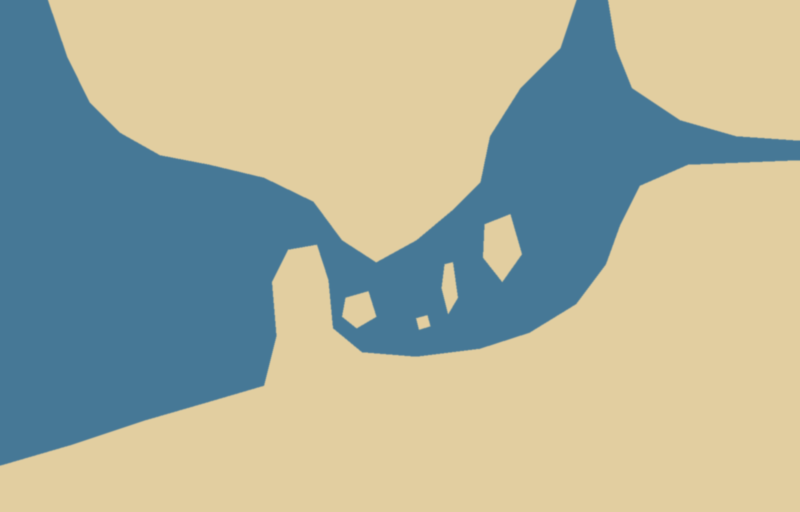
#> input picture art/guide/map_guide.png, 1600 x 1024 px (shown at 1/2 size)
$ python compose_map.py
#> lines starting #> are read from the running program, lines starting #| are printed output that depends on the picture; after the words box and inside, x2 and y2 are one past the last pixel; in counts of white or black regions, pixels touching at a corner belong together
#!/usr/bin/env python3
"""Seekarte aus Einzelflächen montieren, Küsten exakt nach art/guide/map_guide.png.

    python3 tools/compose_map.py        # schreibt art/incoming/map_base.png und map_winter.png

Warum Montage statt Bild-zu-Bild: Mit FLUX.2 klein in Draw Things kommt die Vorlage bis etwa 93 % Stärke
fast unverändert zurück, bei 100 % verschieben sich die Küsten. Deshalb malt Draw Things Land und See
einzeln (art/map_parts/, Ränder schon beschnitten), und dieses Skript setzt sie über die Maske der Vorlage
zusammen: Tuschekontur, Wasserlinien entlang der Küste, Küstentönung und Vignette per Code.
Seeschlange: art/incoming/map_serpent.png (freigestellt), wird in die offene Nordsee gesetzt.
Danach wie immer: python3 tools/import_art.py

Prompts der Flächen (FLUX.2 klein 4B, 8 Schritte, CFG 1, 1600 x 1024, je 8 % Rand abgeschnitten):
  land.jpg         Seed 4713: aged warm parchment background of an antique 15th century hand-painted map, tiny scattered
                   ink illustrations of small hills, little clusters of trees and small fields, drawn small and evenly
                   distributed with plenty of plain parchment between them, fine ink hatching, watercolor wash in muted
                   greens and ochre, top-down map view, no ships, no compass rose, no roads, no rivers, no coastline,
                   no water, no frame, no text
  land_winter.jpg  Seed 4713: dasselbe im Winter (small snowy hills, snow-covered pine trees, light dusting of snow),
                   danach 28 % kühles Weiß darübergelegt
  sea.jpg          Seed 4711 (7 % Rand): open sea painted in muted teal-blue watercolor with fine engraved wave lines
                   evenly across the whole surface, a few small sailing ships, top-down map view, no land, no coastline
  ice.jpg          Seed 4711 (7 % Rand): cold grey-blue sea covered with pale ice floes, fine engraved wave lines
                   between the floes, frosty atmosphere, top-down map view, no land, no coastline
"""
import os

import numpy as np
from PIL import Image
from scipy import ndimage

ROOT = os.path.dirname(os.path.dirname(os.path.abspath(__file__)))
PARTS = os.path.join(ROOT, 'art', 'map_parts')
INCOMING = os.path.join(ROOT, 'art', 'incoming')
GUIDE = os.path.join(ROOT, 'art', 'guide', 'map_guide.png')
SERPENT_AT = (215, 470)     # offene Nordsee, weit weg von allen Städten


def load(name, size):
    return np.array(Image.open(os.path.join(PARTS, name)).convert('RGB').resize(size, Image.LANCZOS)).astype(float)


def ink(img, a, col):
    a = np.clip(a, 0, 1)[..., None]
    return img * (1 - a) + np.array(col, float) * a


def winter_sea(sea, ice):
    """Westen: Sommer-See kalt getönt; nördliche und östliche Ostsee: Eis, weich übergeblendet."""
    h, w = sea.shape[:2]
    cold = (sea * 0.45 + sea.mean(-1, keepdims=True) * 0.55) * np.array([0.88, 0.97, 1.08])
    yy, xx = np.mgrid[0:h, 0:w]
    wgt = np.clip((xx - 820) / 260, 0, 1)
    wgt = np.maximum(wgt, np.clip((xx - 900) / 200, 0, 1) * np.clip((420 - yy) / 160, 0, 1))
    wgt = np.maximum(wgt, np.clip((380 - yy) / 160, 0, 1) * (xx > 950))
    return cold * (1 - wgt[..., None]) + ice * wgt[..., None]


def compose(land, sea, is_sea, winter):
    h, w = is_sea.shape
    d_sea = ndimage.distance_transform_edt(is_sea)      # Abstand zur Küste, auf See
    d_land = ndimage.distance_transform_edt(~is_sea)    # Abstand zur Küste, an Land
    alpha = ndimage.gaussian_filter(is_sea.astype(float), 1.0)[..., None]
    img = land * (1 - alpha) + sea * alpha
    # Küstentönung an Land
    img = ink(img, np.exp(-d_land / 14.0) * (~is_sea) * 0.22, (150, 160, 170) if winter else (150, 120, 85))
    # Wasserlinien parallel zur Küste (Portolan-Stil)
    col = (60, 75, 90) if winter else (40, 60, 62)
    for k, op in enumerate([0.55, 0.38, 0.25, 0.15], start=1):
        img = ink(img, np.clip(1 - np.abs(d_sea - k * 7.0) / 0.9, 0, 1) * is_sea * op, col)
    # Tuschekontur
    coast = np.maximum(np.clip(1 - np.abs(d_land - 0.5) / 1.6, 0, 1) * (~is_sea), np.clip(1 - d_sea / 1.2, 0, 1) * is_sea)
    img = ink(img, coast * 0.85, (55, 38, 24))
    # Vignette
    yy, xx = np.mgrid[0:h, 0:w]
    r = np.sqrt(((xx - w / 2) / (w / 2)) ** 2 + ((yy - h / 2) / (h / 2)) ** 2)
    img = img * (1 - 0.28 * np.clip(r - 0.75, 0, 1) ** 1.5)[..., None]
    return Image.fromarray(np.clip(img, 0, 255).astype(np.uint8))


def main():
    g = np.array(Image.open(GUIDE).convert('RGB')).astype(int)
    is_sea = g[..., 2] > g[..., 0]                       # Vorlage: See blau, Land beige
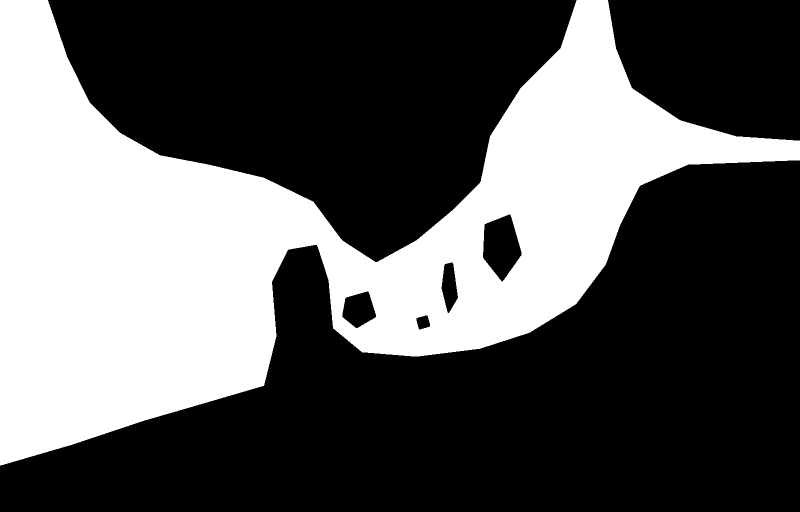
#> is_sea: shape (1024, 1600) bool (shown at 1/2 size); 35.8% white; 1 white region, box (x1, y1, x2, y2) and area: (0, 0, 1600, 931) 586505
    size = (g.shape[1], g.shape[0])
#> size = (1600, 1024)
    sea = load('sea.jpg', size)
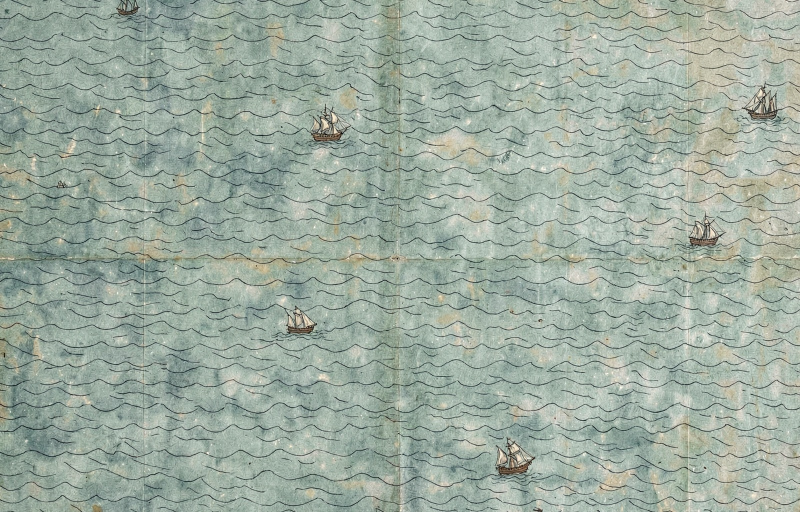
#> input picture art/map_parts/sea.jpg, 1600 x 1024 px (shown at 1/2 size)

    summer = compose(load('land.jpg', size), sea, is_sea, False)
#> call 2 of load, with name = 'land.jpg', size = (1600, 1024)
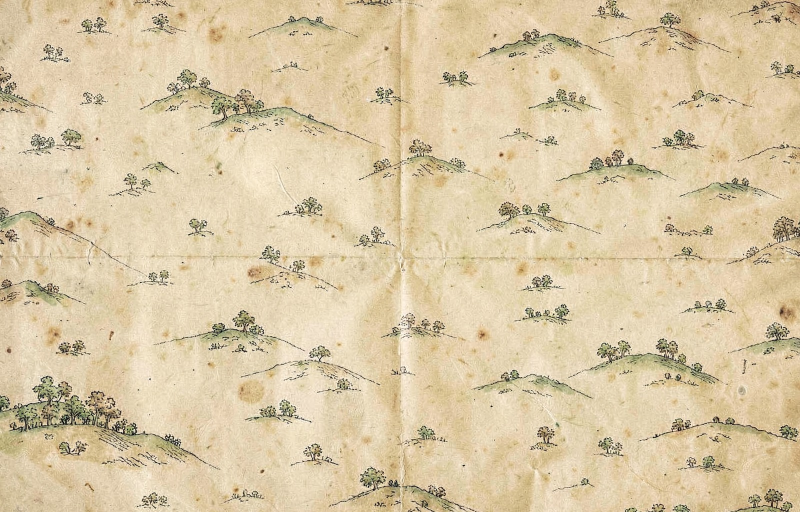
#> input picture art/map_parts/land.jpg, 1600 x 1024 px (shown at 1/2 size)
#> in compose, `h, w = is_sea.shape`: h = 1024; w = 1600
#> in compose, `yy, xx = np.mgrid[0:h, 0:w]`: yy: shape (1024, 1600) int64; 1024 distinct labels, from 0 to 1023
    serpent = os.path.join(INCOMING, 'map_serpent.png')
    if os.path.exists(serpent):
        s = Image.open(serpent).convert('RGBA')
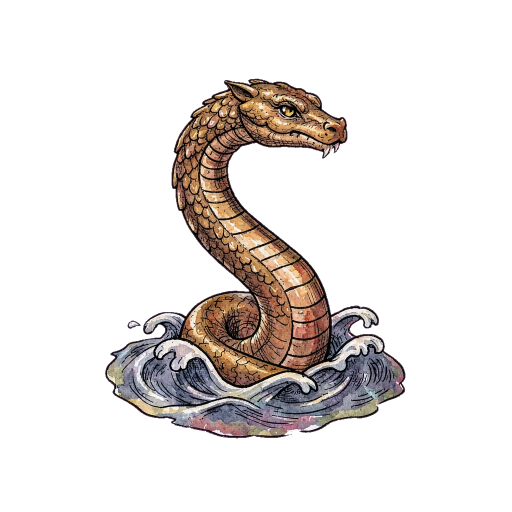
#> input picture art/incoming/map_serpent.png, 1024 x 1024 px (shown at 1/2 size)
#> s is the input picture: PIL image 1024x1024 RGBA; mean R, G, B, A 213.7, 51.3, 154.2, 50.2
        s = s.crop(s.getbbox())
#> s: PIL image 601x720 RGBA
        s.thumbnail((130, 130))
#> s: PIL image 109x130 RGBA
        summer = summer.convert('RGBA')
        summer.alpha_composite(s, SERPENT_AT)
        summer = summer.convert('RGB')
#> summer: PIL image 1600x1024 RGB
    summer.save(os.path.join(INCOMING, 'map_base.png'))

    winter = compose(load('land_winter.jpg', size), winter_sea(sea, load('ice.jpg', size)), is_sea, True)
#> call 3 of load, with name = 'land_winter.jpg', size = (1600, 1024)
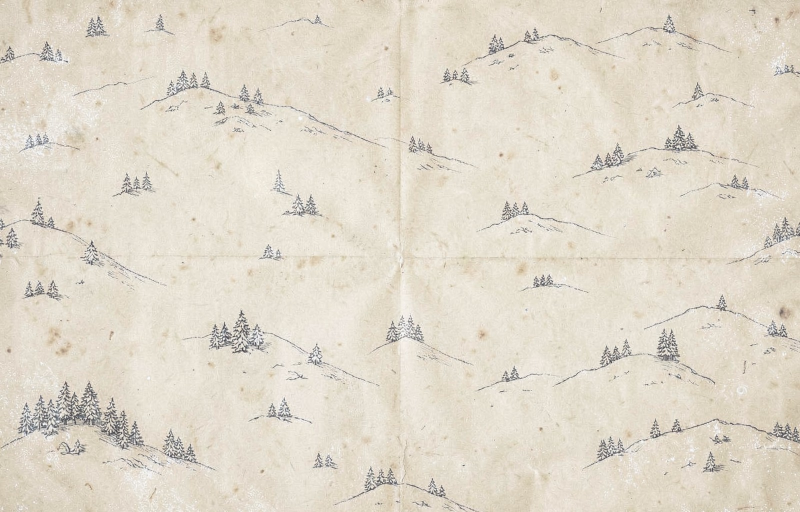
#> input picture art/map_parts/land_winter.jpg, 1600 x 1024 px (shown at 1/2 size)
#> call 4 of load, with name = 'ice.jpg', size = (1600, 1024)
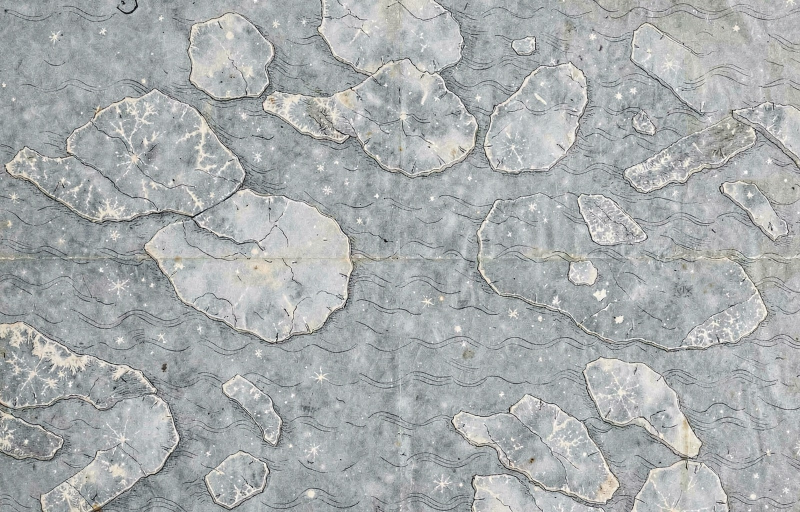
#> input picture art/map_parts/ice.jpg, 1600 x 1024 px (shown at 1/2 size)
#> in winter_sea, `h, w = sea.shape[:2]`: h = 1024; w = 1600
#> the loop in compose (call 2), `for k, op in enumerate([0.55, 0.38, 0.25, 0.15], start=1):` made 4 passes
#> pass 3, in ink (call 10), `a = np.clip(a, 0, 1)[..., None]`:
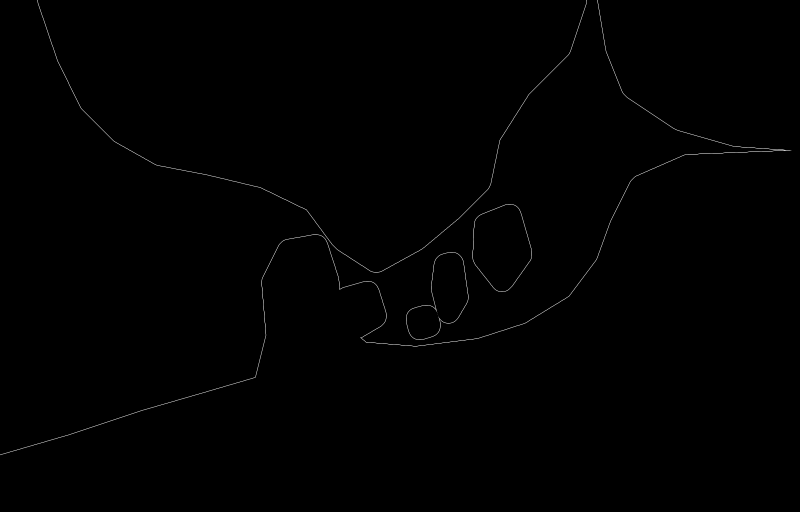
#> a: shape (1024, 1600, 1) float64 (shown at 1/2 size); min 0, max 0.25, mean 0.000758; drawn with min black and max white
    winter.save(os.path.join(INCOMING, 'map_winter.png'))
    print('art/incoming/map_base.png und map_winter.png geschrieben', size)
#| art/incoming/map_base.png und map_winter.png geschrieben (1600, 1024)


if __name__ == '__main__':
    main()
